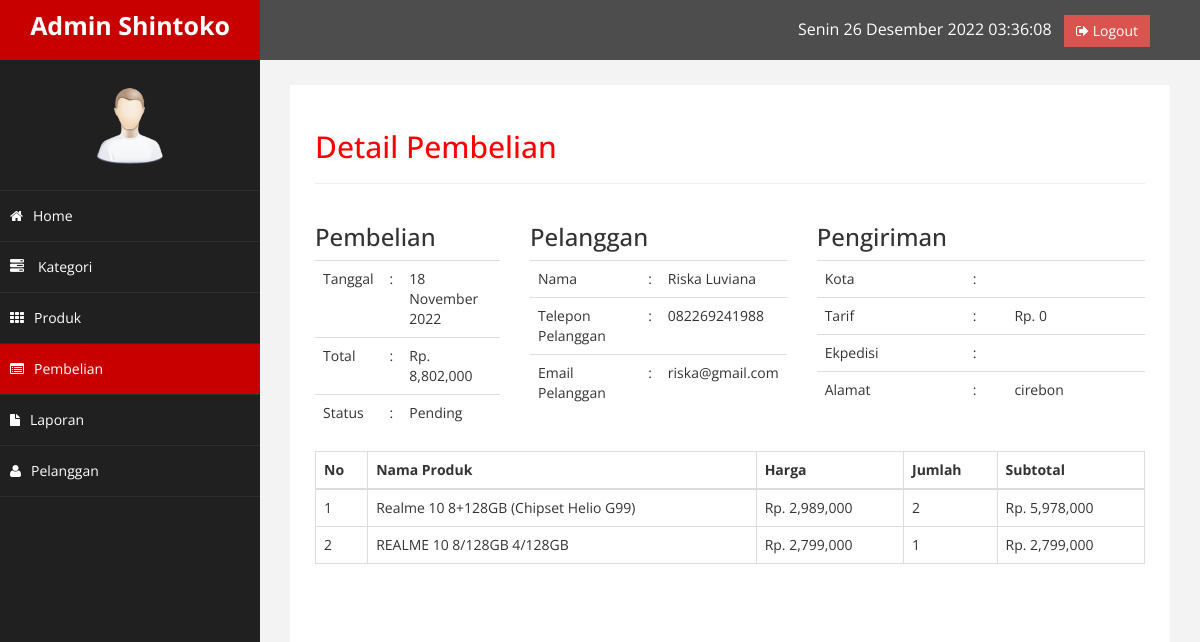
/admin/index.php?halaman=detail&id=2 (signed in), run on the app's committed database.
### tables this page shows
CREATE TABLE `pembelian` (
  `id_pembelian` int(11) NOT NULL AUTO_INCREMENT,
  `id_pelanggan` int(11) NOT NULL,
  `tanggal_pembelian` date NOT NULL,
  `total_pembelian` int(11) NOT NULL,
  `alamat_pengiriman` text NOT NULL,
  `status_pembelian` varchar(100) NOT NULL DEFAULT 'Pending',
  `resi_pengiriman` varchar(50) NOT NULL,
  `totalberat` int(11) NOT NULL,
  `provinsi` varchar(255) NOT NULL,
  `distrik` varchar(255) NOT NULL,
  `tipe` varchar(255) NOT NULL,
  `kodepos` varchar(255) NOT NULL,
  `ekspedisi` varchar(255) NOT NULL,
  `paket` varchar(255) NOT NULL,
  `ongkir` int(11) NOT NULL,
  `estimasi` varchar(255) NOT NULL,
  PRIMARY KEY (`id_pembelian`)
);

CREATE TABLE `pelanggan` (
  `id_pelanggan` int(11) NOT NULL AUTO_INCREMENT,
  `email_pelanggan` varchar(100) NOT NULL,
  `password_pelanggan` varchar(50) NOT NULL,
  `nama_pelanggan` varchar(100) NOT NULL,
  `telepon_pelanggan` varchar(25) NOT NULL,
  `alamat_pelanggan` text NOT NULL,
  PRIMARY KEY (`id_pelanggan`)
);

CREATE TABLE `pembelian_produk` (
  `id_pembelian_produk` int(11) NOT NULL AUTO_INCREMENT,
  `id_pembelian` int(11) NOT NULL,
  `id_produk` int(11) NOT NULL,
  `jumlah` int(11) NOT NULL,
  `nama` varchar(100) NOT NULL,
  `harga` int(11) NOT NULL,
  `berat` int(11) NOT NULL,
  `subberat` int(11) NOT NULL,
  `subharga` int(11) NOT NULL,
  PRIMARY KEY (`id_pembelian_produk`)
);

CREATE TABLE `produk` (
  `id_produk` int(11) NOT NULL AUTO_INCREMENT,
  `id_kategori` int(5) NOT NULL,
  `nama_produk` varchar(100) NOT NULL,
  `harga_produk` int(11) NOT NULL,
  `berat_produk` int(11) NOT NULL,
  `foto_produk` varchar(100) NOT NULL,
  `deskripsi_produk` text NOT NULL,
  `stok_produk` int(11) NOT NULL,
  PRIMARY KEY (`id_produk`)
);

### admin/detail.php (the view, shortened to what this page needs)
<h2>Detail Pembelian</h2>
<hr>
<?php
$ambil = $koneksi->query("SELECT * FROM pembelian JOIN pelanggan
	ON pembelian.id_pelanggan=pelanggan.id_pelanggan
	WHERE pembelian.id_pembelian='$_GET[id]'");
$detail = $ambil->fetch_assoc();
?>
<div class="row">
	<div class="col-md-3">
		<table class="table">
			<h3>Pembelian</h3>
			<tr>
				<td>Tanggal</td>
				<td> : </td>
				<td><?php echo date("d F Y",strtotime($detail['tanggal_pembelian'])); ?></td>
			</tr>
			<tr>
				<td>Total</td>
				<td> : </td>
				<td>Rp. <?php echo number_format($detail['total_pembelian']); ?></td>
			</tr>
			<tr>
				<td>Status</td>
				<td> : </td>
				<td><?php echo $detail["status_pembelian"]; ?></td>
			</tr>
		</table>
	</div>
	<div class="col-md-4">
		<table class="table">
			<h3>Pelanggan</h3>
			<tr>
				<td>Nama</td>
				<td> : </td>
				<td><?php echo $detail ['nama_pelanggan']; ?></td>
			</tr>
			<tr>
				<td>Telepon Pelanggan</td>
				<td> : </td>
				<td><?php echo $detail['telepon_pelanggan']; ?></td>
			</tr>
			<tr>
				<td>Email Pelanggan</td>
				<td> : </td>
				<td><?php echo $detail['email_pelanggan']; ?></td>
			</tr>
		</table>
	</div>
	<div class="col-md-5">
		<table class="table">
			<h3>Pengiriman</h3>
			<tr>
				<td>Kota</td>
				<td> : </td>
				<td>
				</td>
			</tr>
			<tr>
				<td>Tarif</td>
				<td> : </td>
				<td>Rp. <?php echo number_format($detail["ongkir"]); ?></td>
			</tr>
			<tr>
				<td>Ekpedisi</td>
				<td> : </td>
				<td>
				</td>
			</tr>
			<tr>
				<td>Alamat</td>
				<td> : </td>
				<td><?php echo $detail["alamat_pengiriman"]; ?></td>
			</tr>
		</table>
	</div>
	<div class="panel-body">
		<table class="table table-bordered">
			<thead>
				<tr>
					<th>No</th>
					<th>Nama Produk</th>
					<th>Harga</th>
					<th>Jumlah</th>
					<th>Subtotal</th>
				</tr>
			</thead>
			<tbody>
				<?php $nomor=1; ?>
				<?php $ambil=$koneksi->query("SELECT * FROM pembelian_produk JOIN produk ON pembelian_produk.id_produk=produk.id_produk WHERE pembelian_produk.id_pembelian ='$_GET[id]'"); ?>
				<?php while($pecah=$ambil->fetch_assoc()) { ?>
					<tr>
						<td><?php echo $nomor; ?></td>
						<td><?php echo $pecah['nama_produk']; ?></td>
						<td>Rp. <?php echo number_format($pecah['harga_produk']); ?></td>
						<td><?php echo $pecah['jumlah']; ?></td>
						<td>
							Rp. <?php echo number_format($pecah['harga_produk']*$pecah['jumlah']); ?>
						</td>
					</tr>
					<?php $nomor++; ?>
				<?php } ?>
			</tbody>
		</table>
	</div>
</div>

### admin/assets/css/custom.css (style rules this page uses)
body { font-family: 'Open Sans', sans-serif; }
h2 { color: #f00; }

### data on the page
pembelian: tanggal_pembelian "18 November 2022", total_pembelian "8,802,000", status_pembelian "Pending", id_pelanggan.nama_pelanggan "Riska Luviana", id_pelanggan.telepon_pelanggan "082269241988", id_pelanggan.email_pelanggan "riska@gmail.com", ongkir "0", alamat_pengiriman "cirebon"
pembelian_produk: id_produk.nama_produk "Realme 10 8+128GB (Chipset Helio G99)", id_produk.harga_produk "2,989,000", jumlah "2", $pecah['harga_produk']*$pecah['jumlah'] "5,978,000"
pembelian_produk: id_produk.nama_produk "REALME 10 8/128GB 4/128GB", id_produk.harga_produk "2,799,000", jumlah "1", $pecah['harga_produk']*$pecah['jumlah'] "2,799,000"
